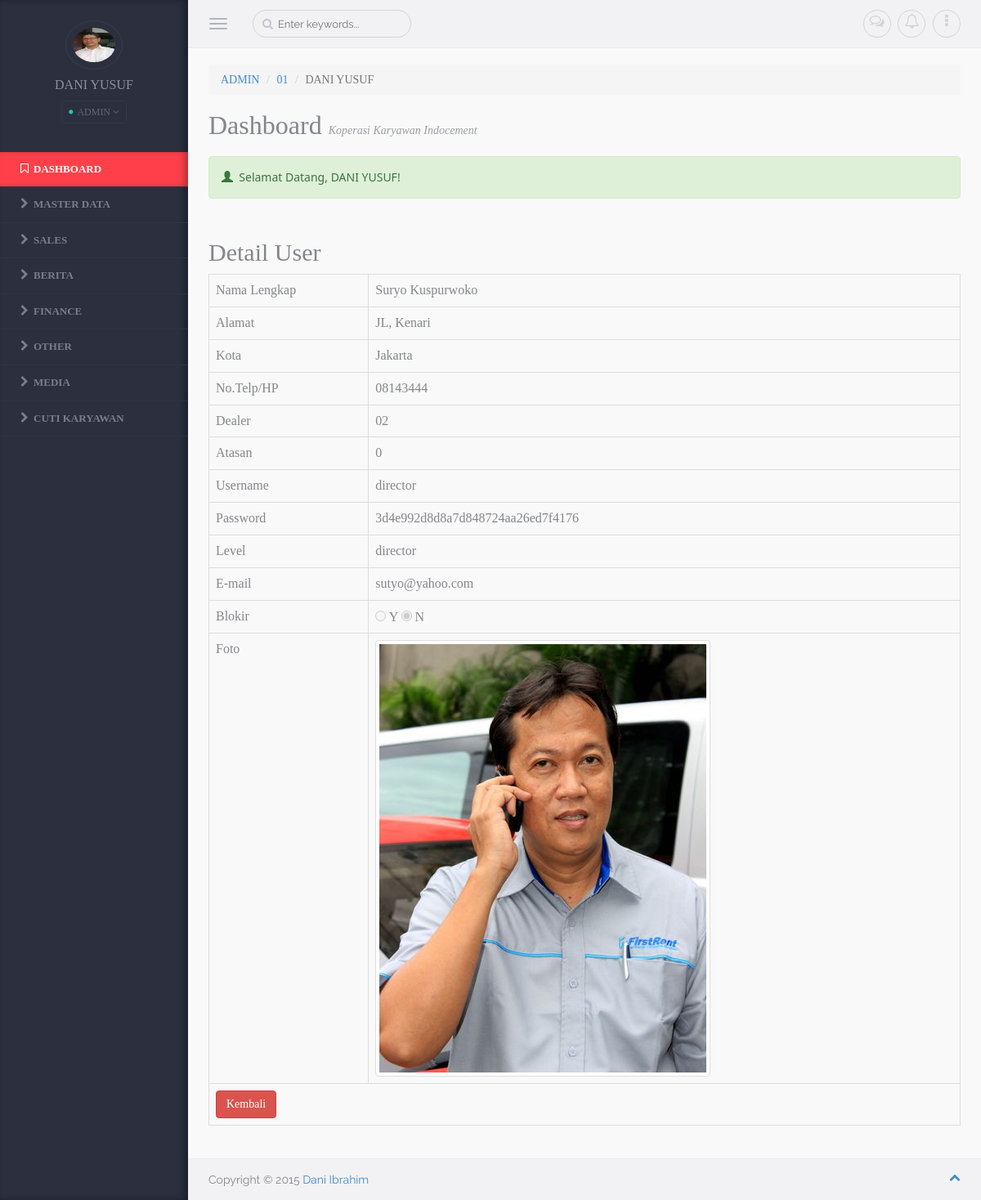
The page /media.php?module=users&act=detailuser&id=182 (signed in) on the database its author committed.
### tables this page shows
CREATE TABLE IF NOT EXISTS `mainmenu` (
  `id_main` int(5) NOT NULL AUTO_INCREMENT,
  `nama_menu` varchar(50) DEFAULT NULL,
  `link` varchar(100) DEFAULT NULL,
  `aktif` enum('Y','N') NOT NULL DEFAULT 'Y',
  `urutan` int(2) NOT NULL,
  `level` varchar(20) NOT NULL,
  PRIMARY KEY (`id_main`)
);

CREATE TABLE IF NOT EXISTS `users` (
  `id_user` int(6) NOT NULL AUTO_INCREMENT,
  `nama` varchar(45) DEFAULT NULL,
  `alamat` text,
  `kota` varchar(45) DEFAULT NULL,
  `telp` varchar(45) DEFAULT NULL,
  `id_cabang` varchar(6) DEFAULT NULL,
  `id_atasan` varchar(6) DEFAULT NULL,
  `username` varchar(45) DEFAULT NULL,
  `password` varchar(45) DEFAULT NULL,
  `level` varchar(45) DEFAULT NULL,
  `email` varchar(75) DEFAULT NULL,
  `blokir` varchar(1) DEFAULT NULL,
  `id_session` varchar(45) DEFAULT NULL,
  `foto` varchar(100) DEFAULT NULL,
  PRIMARY KEY (`id_user`)
);

### media.php (the view, shortened to what this page needs)
<?php
	if (empty($_SESSION['username']) AND empty($_SESSION['passuser'])){
	header ("location:index.php");
}
else{
?>
<html lang="en">
<head>
  <link rel="stylesheet" href="assets/css/bootstrap/bootstrap.css" />
    <link rel="stylesheet" href="assets/css/plugins/calendar/calendar.css" />
    <link rel="stylesheet" href="assets/css/app/app.v1.css" />
</head>
<body>
	<aside class="left-panel">
            <div class="user text-center">
              <img alt="" src="foto/<?php echo "$_SESSION[foto]"; ?>" class="img-circle" height="60"/>
              <h4 class="user-name"><?php echo strtoupper("$_SESSION[namalengkap]"); ?></h4>
                  <div class="dropdown user-login">
                  <button class="btn btn-xs dropdown-toggle btn-rounded" type="button" data-toggle="dropdown" aria-expanded="true">
                    <i class="fa fa-circle status-icon available"></i>&nbsp;<?php echo strtoupper("$_SESSION[leveluser]"); ?>&nbsp;<i class="fa fa-angle-down"></i>
                  </button>
                  </div>
            </div>
            <nav class="navigation">
            	<ul class="list-unstyled">
                	<li class="active"><a href="media.php?module=home"><i class="fa fa-bookmark-o"></i><span class="nav-label">Dashboard</span></a>
                  </li>
                      <?php
                      $sql=mysql_query("SELECT * FROM mainmenu ORDER BY urutan");
                      while ($m=mysql_fetch_array($sql)){
                        echo "<li class=\"has-submenu\"><a href='$m[link]'><i class='fa fa-chevron-right'></i><span class='nav-label'>$m[nama_menu]</span></a>";
                      }
                      echo "</li>";
                      ?>
              </ul>
            </nav>
    </aside>
    <section class="content">
        <header class="top-head container-fluid">
            <button type="button" class="navbar-toggle pull-left">
                <span class="icon-bar"></span>
                <span class="icon-bar"></span>
                <span class="icon-bar"></span>
            </button>
            <form role="search" class="navbar-left app-search pull-left hidden-xs">
              <input type="text" placeholder="Enter keywords..." class="form-control form-control-circle">
          	</form>
            <ul class="nav-toolbar">
            	<li class="dropdown"><a href="#" data-toggle="dropdown"><i class="fa fa-comments-o"></i><span class="badge bg-warning"></span></a>
                </li>
                <li class="dropdown"><a href="#" data-toggle="dropdown"><i class="fa fa-bell-o"></i><span class="badge"></span></a>
                </li>
                <li class="dropdown"><a href="#" data-toggle="dropdown"><i class="fa fa-ellipsis-v"></i></a>
                </li>
            </ul>
        </header>
        <div class="warper container-fluid">
            <ol class="breadcrumb">
              <li><a href="#"><?php echo strtoupper("$_SESSION[leveluser]"); ?></a></li>
              <li><a href="#"><?php echo "$_SESSION[id_cabang]"; ?></a></li>
              <li class="active"><?php echo strtoupper("$_SESSION[namalengkap]"); ?></a></li>
            </ol>
            <div class="page-header">
              <h1>Dashboard <i><small>Koperasi Karyawan Indocement</small></i></h1>
              <div class="alert alert-success" role="alert" style="font-family:Segoe UI;">
                <span class="glyphicon glyphicon-user" aria-hidden="true"></span>&nbsp;
                Selamat Datang, <?php echo strtoupper("$_SESSION[namalengkap]"); ?>!
              </div>
            </div>
            <div class="row">
              <?php include "content.php"; ?>
            </div>
        </div>
        <footer class="container-fluid footer">
        	Copyright &copy; 2015 <a href="#" target="_blank">Dani Ibrahim</a>
            <a href="#" class="pull-right scrollToTop"><i class="fa fa-chevron-up"></i></a>
        </footer>
    </section>
</body>
<?php
}
?>

### modul/mod_users/users.php (shortened to what this page needs)
<?php
if (empty($_SESSION['username']) AND empty($_SESSION['passuser'])){
  echo "<link href='style.css' rel='stylesheet' type='text/css'>
        <center>Untuk mengakses modul, Anda harus login <br>";
  echo "<a href=../../index.php><b>LOGIN</b></a></center>";
}
else{
switch($_GET['act']){
  case "detailuser":
    $edit=mysql_query("SELECT * FROM users WHERE id_user='$_GET[id]'");
    $r=mysql_fetch_array($edit);
    if ($_SESSION['leveluser']=='admin'){
    echo "
      <div class=\"col-md-12\">
        <h2>Detail User</h2>
        <input type=hidden name=id value='$r[id_user]'>
          <table id='example1' class='table table-bordered table-hover'>
            <tr><td>Nama Lengkap</td><td>$r[nama]</td></tr>
            <tr><td>Alamat</td><td>$r[alamat]</td></tr>
            <tr><td>Kota</td><td>$r[kota]</td></tr>
            <tr><td>No.Telp/HP</td><td>$r[telp]</td></tr>
            <tr><td>Dealer</td><td>$r[id_cabang]</td></tr>
            <tr><td>Atasan</td><td>$r[id_atasan]</td></tr>
            <tr><td>Username</td><td>$r[username]</td></tr>
            <tr><td>Password</td><td>$r[password]</td></tr>
            <tr><td>Level</td><td>$r[level]</td></tr>
            <tr><td>E-mail</td><td>$r[email]</td></tr>";
            if ($r['blokir']=='N'){
              echo "<tr><td>Blokir</td><td><input type=radio name='blokir' value='Y' disabled> Y
                                           <input type=radio name='blokir' value='N' checked disabled> N </td></tr>";
            }
            else{
              echo "<tr><td>Blokir</td><td><input type=radio name='blokir' value='Y' checked disabled> Y
                                            <input type=radio name='blokir' value='N' disabled> N </td></tr>";
            }
            echo "
            <tr><td>Foto</td><td><img src='foto/$r[foto]' class=\"img-thumbnail\"></td></tr>
            <tr>
                <td colspan=2>
                <input class=\"btn btn-danger\" type=button value=Kembali onclick=self.history.back()>
              </td></tr>
          </table>
      </div>";
    }
  break;
  }
}
?>

### assets/css/app/app.v1.css (style rules this page uses)
body { background-color:#f9f9f9; color:#85868d; font-family: 'Raleway', sans-serif; position:relative; }
body, html { overflow-x:hidden; }
aside.left-panel { background-color:#2b2f3e; width:230px; position:fixed; padding:25px 0px; box-shadow:inset -5px 0px 8px rgba(0,0,0,0.3); height:100%; top:0px; left:0px; }
.user { margin-bottom:35px; }
.user h4.user-name { color:#8e909a; font-size:16px; }
.user img { border:1px solid #383c4a; padding:8px; width:70px; }
.user .user-login { display:inline-block; }
.user .user-login .btn { border:1px solid #343847; background-color:transparent; color:#616574; padding:4px 8px; }
.navigation { margin:20px 0px; }
.navigation > ul > li { position:relative; }
.navigation > ul > li.has-submenu:after { content:"\f105"; font-family: 'FontAwesome'; display:inline-block; position:absolute; color:#7a7e8a; right:15px; transition: all 0.4s; -moz-transition: all 0.4s; -webkit-transition: all 0.4s; -o-transition: all 0.4s; top:10px; visibility:hidden; }
.navigation > ul > li > a { display:block; padding:12px 25px; color:#7a7e8a; text-transform:uppercase; font-size:13px; text-decoration:none; font-weight:800; border-bottom:1px solid #2f3444; transition: all 0.4s; -moz-transition: all 0.4s; -webkit-transition: all 0.4s; -o-transition: all 0.4s; }
.navigation > ul > li:hover > a, .navigation > ul > li.active:hover > a, .navigation > ul > li.active > a { color:#fff; background-color: #ff404b; -webkit-box-shadow: inset -6px 0 8px -2px rgba(0,0,0,0.3); box-shadow: inset -6px 0 8px -2px rgba(0,0,0,0.3); }
.navigation ul li a i { margin-right:6px; font-size:14px; }
header { background-color:#f2f2f4; border-bottom:1px solid #ececee; padding-top:4px; padding-bottom:4px; }
.navbar-toggle { margin:8px 20px 8px 0px; display:block; padding-left:0px; }
.navbar-toggle .icon-bar { background-color:#b3b3be; }
.app-search { position:relative; margin-top:8px; margin-bottom:8px; margin-right:15px; }
.app-search .form-control, .app-search .form-control:focus { border:1px solid #d3d3db; font-size:13px; color:#c4c4cd; padding-left:30px; background:none; box-shadow:none; }
.app-search:before { content:"\f002"; position:absolute; left:12px; font-family: FontAwesome; cursor:pointer; top:7px; color:#c4c4cd; display:inline-block; }
.nav-toolbar { margin:8px 0px; float:right; }
.nav-toolbar > li { padding:0px; display:inline-block; margin-left:5px; position:relative; list-style:none; }
.nav-toolbar > li > a { color:#d3d3db; font-size:18px; border:1px solid #d3d3db; border-radius:50px; height:34px; width:34px; text-align:center; display:block; padding:4px; }
.content { margin-left:230px; }
.content > .container-fluid { padding-left:25px; padding-right:25px; }
.warper { padding-top:20px; padding-bottom:20px; min-height:550px; }
.page-header { margin:0px; border:0px; }
.page-header h1 { color:#84868e; font-weight:300; font-size:32px; margin-top:15px; margin-bottom:20px; }
.page-header * { font-weight:300; }
.page-header * small { font-size:14px; color:#9D9EA5; }
.footer { background-color: #f2f2f4; border-top: 1px solid #ececee; padding-bottom: 15px; padding-top: 15px; }
.btn-circle, .form-control-circle, .btn-group .btn-circle:first-child:not(:last-child):not(.dropdown-toggle) { border-radius:50px; }

### media.php (style rules this page uses)
h1 { font-family: Segoe UI Light; }
h2 { font-family: Segoe UI Light; }
h4 { font-family: Segoe UI Light; }
.btn { font-family: Segoe UI Light; }
.table { font-family: Calibri Light; }
li { font-family: Segoe UI Light; }

### rows shown on the page
mainmenu: nama_menu "MASTER DATA"
mainmenu: nama_menu "SALES"
mainmenu: nama_menu "BERITA"
mainmenu: nama_menu "FINANCE"
mainmenu: nama_menu "OTHER"
mainmenu: nama_menu "MEDIA"
mainmenu: nama_menu "CUTI KARYAWAN"
users: nama "Suryo Kuspurwoko", alamat "JL, Kenari", kota "Jakarta", telp "08143444", id_cabang "02", id_atasan "0", username "director", password "3d4e992d8d8a7d848724aa26ed7f4176", level "director", email "sutyo@yahoo.com", foto (picture)

### other values the page prints
$_SESSION[id_cabang] "01"
